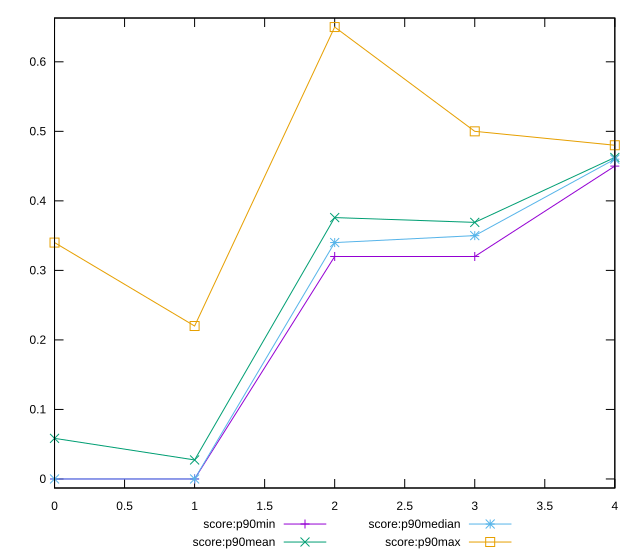

The gnuplot source for this figure:
reset

$scoreP90Min <<EOF
0 0
1 0
2 0.32
3 0.32
4 0.45
EOF

$scoreP90Mean <<EOF
0 0.058404255319148946
1 0.027340425531914892
2 0.3759574468085105
3 0.3690425531914897
4 0.4624468085106386
EOF

$scoreP90Median <<EOF
0 0
1 0
2 0.34
3 0.35
4 0.46
EOF

$scoreP90Max <<EOF
0 0.34
1 0.22
2 0.65
3 0.5
4 0.48
EOF

set key outside below
set xrange [0:4]
set yrange [-0.013000000000000001:0.663]
set trange [-0.013000000000000001:0.663]
set terminal svg size 640, 560 enhanced background rgb 'white'
set output "report_00015_2021-02-09T16-11-33.973Z/unused-javascript/progression/score.svg"

plot $scoreP90Min title "score:p90min" with linespoints, \
     $scoreP90Mean title "score:p90mean" with linespoints, \
     $scoreP90Median title "score:p90median" with linespoints, \
     $scoreP90Max title "score:p90max" with linespoints

reset
